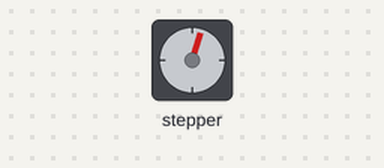
A sketch run on a simulated Arduino Uno, built with avr-gcc and run on an emulated ATmega328P. Shown: stepper motor. Stepper angles assume 4096 steps per turn.

Above: at 1.58 s.
At 20.67 s:
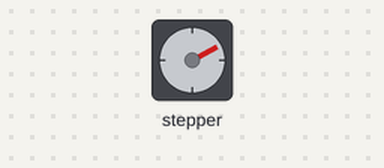
At 27.7 s:
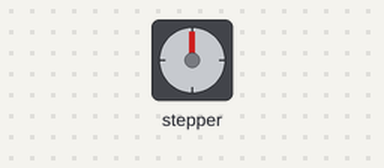
At 39.71 s:
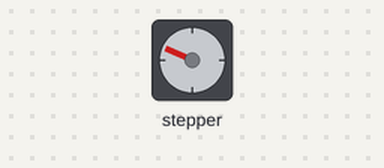
Timing chart, 0 to 40.0 s (numbered marks = the images above):
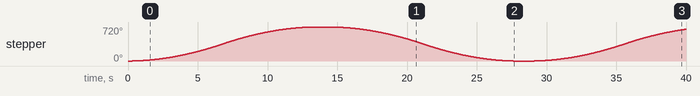

The sketch:

Servo_ctrl.ino
```cpp
#include <AccelStepper.h>
// Motor pin definitions:
#define motorPin1  5      // IN1 on the ULN2003 driver
#define motorPin2  4      // IN2 on the ULN2003 driver
#define motorPin3  0     // IN3 on the ULN2003 driver
#define motorPin4  2     // IN4 on the ULN2003 driver
// Define the AccelStepper interface type; 4 wire motor in half step mode:
#define MotorInterfaceType 8
// Initialize with pin sequence IN1-IN3-IN2-IN4 for using the AccelStepper library with 28BYJ-48 stepper motor:
AccelStepper stepper = AccelStepper(MotorInterfaceType, motorPin1, motorPin3, motorPin2, motorPin4);
int a=200;
void setup() {
  // Set the maximum steps per second:
  stepper.setMaxSpeed(2000);
  // Set the maximum acceleration in steps per second^2:
  stepper.setAcceleration(a);
}
void loop() {
  // Set target position:
  stepper.moveTo(8192);
  // Run to position with set speed and acceleration:
  stepper.runToPosition();

  delay(1000);

  // Move back to original position:
  stepper.moveTo(0);
  // Run to position with set speed and acceleration:
  stepper.runToPosition();

  delay(1000);
}
```

Measured:
- by itself, stepper: turns 720° clockwise in 13.2 s, then 720° counter-clockwise in 13.2 s, then 671° clockwise in 10.8 s
